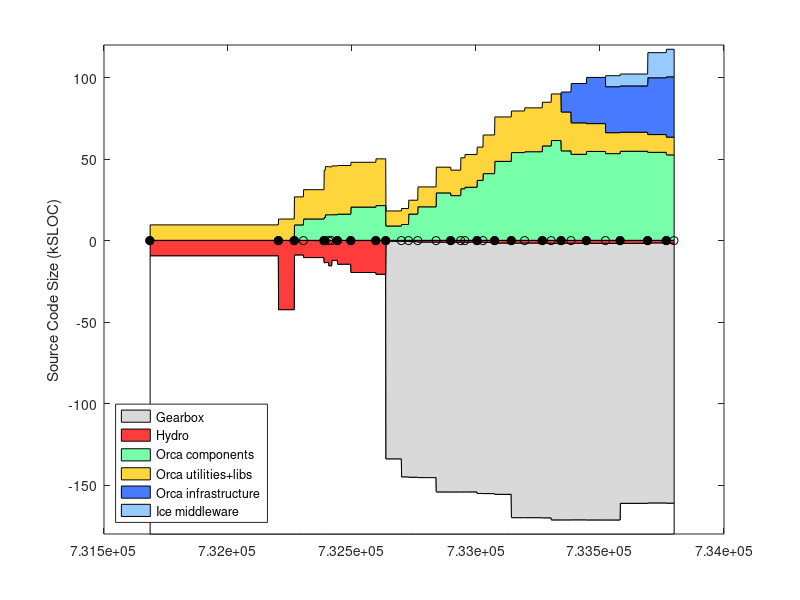

Here is the MATLAB script that generated this plot: (Note: this script raises an error after producing the figure.)
% keep track of orca project size using sloccount
clear all

%%%%%%%%%% DATA %%%%%%%%%%%%%%%%%%%%

% include/* except: include/{Freeze IceSSL IcePatch2}
% src/{Ice Slice IceGrid icecpp IceStorm slice2cpp IceUtil IceBox IceXML}
%  Sice212 = [
%  (7842-1000) + (22093+18419+11499+10568+4392+4200+4252+567+316)
%  ];
%  Sice301 = [
%  (8164-1000) + (23018+19384+19169+10596+4479+4343+4308+622+319)
%  ];
% same as above, but now also add Java:
% src/{IceInternal Ice IceUtil IceBox}
%  Sice310 = [
%  (8810-1200) + (24275+20494+22689+10587+4569+4877+4770+667+319) + (13190+6915+1262+493)
%  ];
%  Sice311 = [
%  (8950-1275) + (24511+20505+22898+10590+4600+4884+4782+683+323) + (13266+6929+1262+504)
%  ];

% it's much easier to count the whole of Ice (we use most of it anyway)
% sloccount include/ src/
% (this does not account for .ice files in [ice]/slice/* but it's a small fraction of total)
% c_count slice/*/*.ice
Sice212 = 133523;
Sice301 = 144513;
Sice310 = 153243;
Sice311 = 154145;
Sice320 = 168475;
Sice321 = 169725;
% sloccount cpp/include/ cpp/src/
Sice330 = 159523;

% indeces
iyy=1;
imm=2;
idd=3;
iver=4;
isub=5;
ibase=6;
icomp=7;
iutil=8;
iad=9;
icrp=10;

% the old way to count lines in *.ice files:
% rename them to *.cpp like this:
% $cd src/interfaces/slice/orca; for file in *; do mv $file `echo $file | sed s/.ice/.cpp/`; done
Sorca = [ ...
% YY    MM  DD  ?   SUB     BASE    COMP   UTILS   A&D  COMMON  VERSION
% 0.8.6: a single distro, divide in halves arbitrarily
2003     4  14  1   0       18930/2 18930/2  0      0   0    % 0.8.6 (last change in doc/ChangeLog
% BASE: orca-base
% COMP: sloccount orca-components/src/components
% UTIL: slocc orca-components/src/util
2004     9  13  1   0       42543   13047   0       0   0   % 0.11.0
2004    11  16  1   0       8963    17208   9441    0   0   % 0.12.0
2004    12  23  0   0       10596   17965   13094   0   0   % 0.12.1
2005     3  16  1   0       13767   28881   14005   0   0   % 0.13.0
2005     3  21  0   0       13620   29524   15665   0   0   % 0.13.1
2005     4   4  0   0       15630   29345   15727   0   0   % 0.13.2
2005     4  16  0   0       12283   29897   15724   0   0   % 0.13.3
2005     5   9  1   0       14639   29838   16056   0   0   % 0.14.0
2005     7   2  1   0       19751   27479   20395   0   0   % 0.15.0
2005    10  11  1   0       20818   28675   21303   0   0   % 1.0.0
% BASE: c_count src/interfaces/slice/orca/*.ice
% COMP: sloccount src/components
% UTIL: sloccount src/utils
2005    11  20  1   Sice212 530    9226         8781        0    0   % 2.0.0-rc1
2006     1  22  0   Sice301 596    9801         9695        0    0   % 2.0.0-rc2
% UTIL-IN-COMP: sloccount components/log* 
% COMP: sloccount components MINUS UTIL-IN-COMP
% UTIL: sloccount utils PLUS UTIL-IN-COMP
2006     2  20  0   Sice301 813    9867-1372    14734+1372  0    0  % 2.0.0-rc3
% UTIL-IN-COMP: sloccount components/orcaview* components/log*
2006     3  29  0   Sice301 1052   14625-2421   18131+2421  0    0  % 2.0.0-rc4
2006     6  11  0   Sice310 1116   19999-4215   24867+4215  0    0  % 2.0.0-rc5  
2006     8   9  1   Sice310 1116   19979-4348   23066+4348  0    0  % 2.0.0
2006     9  18  0   Sice310 1094   19317-329    31304+329   0    0  % 2.0.1
2006    10   5  0   Sice310 1094   20384-329    32255+329   0    0  % 2.0.2
2006    11  23  1   Sice311 1178   21408-1001   35768+1001  0    0  % 2.1.0
% BASE: c_count src/interfaces/slice/orca/*.ice
% COMP: sloccount src/components
% UTIL: sloccount src/utils src/libs
2006    12  17  0   Sice311 1240    23701   40914  0     0 % 2.1.1
2007     2   2  1   Sice311 1671    27238   48446  0     0 % 2.2.0
2007     4  10  1   Sice320 1671    25512   53828  0     0 % 2.3.0
2007     6   3  0   Sice320 1682    26905   54359  0     0 % 2.4.0
2007     8  13  1   Sice320 1772    26795   57918  0     0 % 2.5.0
2007     9  18  0   Sice321 1787    28573   61216  0     0 % 2.6.0
% A&D: Hydro: sloccount src
2007    10  28  1   Sice321 1787    23840   54879  12251  0     % 2.7.0
2007    12   7  0   Sice321 1750    19312   52762  24104  0     % 2.8.0
2008     2   7  1   Sice321 1811    17083   54520  28341  0     % 2.9.0
% COMMON: Gearbox: sloccount src
% YY    MM  DD  ?   SUB     BASE    COMP    UTILS  A&D   COMMON VERSION
2008     4  24  0   Sice321 1825    12851   53186  28196  6750  % 2.10.0 (G 1.0.0)
2008     6  22  1   Sice330 1819    11680   54648  28410  7277  % 2.11.0 (G 1.0.0)
2008    10  11  1   Sice330 1583    10890   53989  34849  15399 % 2.12.0 (G 8,07)
2008    12  25  1   Sice330 1723    10896   52416  36996  16896 % 2.13.0 (G 8,07)
];
Vorca ={'0.8.6', '0.11.0', '0.12.0', '0.12.1', '0.13.0', '0.13.1', '0.13.2', '0.13.3', '0.14.0', '0.15.0', '1.0.0', ...
    '2.0.0-rc1', '2.0.0-rc2', '2.0.0-rc3', '2.0.0-rc4', '2.0.0-rc5', '2.0.0', '2.0.1', '2.0.2', '2.1.0', '2.1.1', ...
    '2.2.0', '2.3.0', '2.4.0', '2.5.0', '2.6.0', '2.7.0', '2.8.0', '2.9.0', '2.10.0', '2.11.0', '2.12.0', '2.13.0' }';

% add a dummy release just for display
Sorca(end+1,:) = Sorca(end,:);
Sorca(end,imm) = Sorca(end,imm)+1;
Sorca(end,iver) = 0;
Vorca{end+1} = 'dummy';

% convert dates
Torca = datenum(Sorca(:,iyy),Sorca(:,imm),Sorca(:,idd));

% 2nd digit releases
i2 = (Sorca(:,iver)==1);
Torca2 = Torca(i2);
Vorca2 = Vorca(i2);

% for comparison, ASN
%  Sasn = 90433;

Sgenom = [
% YY    MM  DD  ? SUB   BASE    COMP    UTIL    VERSION
% SUB : cd pocolibs-2.3; sloccount include src
% BASE: cd genom-2.0; sloccount include src
% COMP: 0
% UTIL: 0 
2007    8   31  1  9786    11368   0   0       % 2.0
];

Splayer = [ 
% YY    MM  DD  ?   SUB     BASE                COMP       UTIL  VERSION
% BASE: (server-drivers)+client_libs
% COMP: drivers + utils
2002    12 04   1  0    (17331-12037)+9188      12037+2685 0    % 1.3.1
2003    7  15   1  0    (30452-24334)+12458     24334+3064 0    % 1.4-rc1
2003    12 07   1  0    (37378-30947)+13110     30947+9633 0    % 1.4-rc2
2004    5  31   1  0    (49225-42643)+13664     42643+3550 0    % 1.5
2004    11 12   1  0    (50758-43190)+13545     43190+4479 0    % 1.6
2005    1  31   0  0    (52069-44517)+13576     44517+4662 0    % 1.6.2
2005    7  28   0  0    (53348-45686)+14300     45686+5188 0    % 1.6.5
% BASE: (libplayercore-./bindings) + client_libs + (libplayertcp-./bindings)
% note: libplayerxdr is autogenerated
% COMP: server + utils
2005    10 25   0  0    (4866-0)+7560+(1391-0)  46474+5725  0   % 2.0pre7
% SUB : 0
% BASE: sloccount libplayercore client_libs libplayertcp 
%           MINUS sloccount libplayercore/bindings/ libplayertcp/bindings
% note: libplayerxdr is autogenerated
% COMP: sloccount server 
% UTIL: sloccount utils PLUS stage/src
% YY    MM  DD  ?   SUB     BASE                COMP       UTIL  VERSION
2006    2  28   1  0    63992-47749-1291        54704       0     % 2.0.0
2006    3  25   1  0    65606-48912-1291        53033       0     % 2.0.1
2006    6   9   1  0    69083-51546-1319        61421       0     % 2.0.2
2006    9  26   1  0    69388-51546-1319        64088       13606       % 2.0.3
2007    5   2   1  0    69602-51686-1359        58396       9589+13606  % 2.0.4
2007   12  13   1  0    34980-2039              74385       11417+15464 % 2.1.0rc1
2008    6  20   1  0    25068-109               85020       12150+15464 % 2.1.0
];
Tplayer = datenum(Splayer(:,1),Splayer(:,2),Splayer(:,3));

Saria = [
% YY    MM  DD  ? SUB   BASE    COMP    UTIL    VERSION
% SUB : 0
% BASE: sloccount ArNetworking/include/ ArNetworking/src/
% COMP: sloccount include src
% UTIL: 0 
2007    2   20  1  0    15854   45965   0       % 2.5.1
];

Scarmen = [
% YY    MM  DD  ?   SUB     BASE    COMP                    UTIL   VERSION
% SUB : cd src; sloccount ipc
% BASE: sloccount carmenpp global java python
% COMP: sloccount src MINUS all other
% UTIL: sloccount logger logtools mapeditor param_daemon robotgui simulator 
2007    8   15  1  24965    12032   107745-24965-12032-19629  19629   % 0.6.7
];

Sorocos = [
% YY    MM  DD  ?   SUB     BASE    COMP                        UTIL   VERSION
% SUB : cd ACE_wrappers; sloccount ace PLUS sloccount TAO/tao/
% BASE: ?
% LIBS: sloccount orocos-bfl-[VERSION]-src/src PLUS sloccount kdl-[VERSION]/kdl
% COMP: sloccount orocos-rtt-[VERSION]/src PLUS cd orocos-ocl-[VERSION]; sloccount hardware motion_control
% UTIL: cd orocos-ocl-[VERSION]; sloccount taskbrowser signals deployment reporting viewer ocl 
2007    8   15  1  160300+237011   0   (7767+12865)+(48971+20068)    5104   % ace-5.5, tao-1.5, rtt-1.2.1, bfl-0.6.1, kdl-0.4, ocl-0.4.1
];

Syarp = [
% YY    MM  DD  ?   SUB  BASE     COMP       UTIL   VERSION
% SUB : 0
% BASE: sloccount libYARP_OS libYARP_OS_compat
% COMP: sloccount yarpdev libYARP_dev libYARP_math libYARP_sig libYARP_sig_compat 
% UTIL: sloccount yarp-imageviewer modules
2007    7   26  1  0     21633   23528    1613   % 2.1.6
];

% YY    MM  DD  ?   SUB  BASE     COMP       UTIL
% SUB : 0
% BASE: 0
% COMP: sloccount . (matlab files will not be counted)
% UTIL: 0
Sopenslam = [
2007    8   16  1   0    0        23719      0
];

%%%%%%%%%% PLOTTING %%%%%%%%%%%%%%%%%%%%

Smax = 180;
d0 = [Torca Torca+1]'; d0=d0(:); d0(1)=[];
d1 = Smax-Sorca(:,isub)-Sorca(:,ibase); d1 = [d1 d1]'; d1=d1(:); d1(end)=[];
d2 = Sorca(:,isub); d2 = [d2 d2]'; d2=d2(:); d2(end)=[];
d3 = Sorca(:,ibase); d3 = [d3 d3]'; d3=d3(:); d3(end)=[];
d4 = Sorca(:,icomp); d4 = [d4 d4]'; d4=d4(:); d4(end)=[];
d5 = Sorca(:,iutil); d5 = [d5 d5]'; d5=d5(:); d5(end)=[];
d6 = Sorca(:,iad); d6 = [d6 d6]'; d6=d6(:); d6(end)=[];
d7 = Sorca(:,icrp); d7 = [d7 d7]'; d7=d7(:); d7(end)=[];

figure(1), clf
ha=area( d0, [d1 d2 d3 d5 d4 d6 d7]/1e3, -Smax ); hold on
plot( Torca, 0*Torca, 'k-o' )
h2=plot( Torca2, 0*Torca2, 'ko' );
set(h2,'markerfacecolor','k')
ylabel('Source Code Size (kSLOC)')

% colors
white = 1*[1 1 1];
gray = .85*[1 1 1];
red = min(255,[255 0 0]+60)/255;
orange = min(255,[255 153 0]+60)/255;
green = min(255,[60 255 109]+60)/255;
dblue = min(255,[51 102 255]+20)/255;
lblue = min(255,[51 102 255]+100)/255;

set(ha(1),'facecolor', white);
set(ha(2),'facecolor', gray);
set(ha(3),'facecolor', red);
set(ha(4),'facecolor', green);
set(ha(5),'facecolor', orange);
set(ha(6),'facecolor', dblue);
set(ha(7),'facecolor', lblue);
ha(1)=[];
legend(fliplr(ha),'Gearbox','Hydro','Orca components','Orca utilities+libs','Orca infrastructure','Ice middleware', 'Location','SouthWest')
%  xlim(datenum([2004;2005],[7;7],[1;1]) )
ylim([-Smax 120])
ax=axis;
%  xlim( [ax(1) datenum([2006 12 31])] )
ax=axis;
% label releases
mark('x', Torca2 )
i2odd = (1:2:length(Torca2));
ht = text(Torca2(i2odd)+5,.04*ax(4)*ones(length(i2odd),1),Vorca2(i2odd));
set(ht,'fontsize',8)
i2even = (2:2:length(Torca2));
ht = text(Torca2(i2even)+5,.08*ax(4)*ones(length(i2even),1),Vorca2(i2even));
set(ht,'fontsize',8)
datetick( 'x', 12 )
hp = plot( Tplayer, -Splayer(:,ibase)/1e3, 'k--o', Tplayer, Splayer(:,icomp)/1e3, 'k--o' );
set(hp, 'color', .5*[1 1 1] )
hpt = text( Tplayer(2), -Splayer(2,ibase)/1e3-8, 'Player infrastructure');
set(hpt, 'color', .5*[1 1 1] )
hpt = text( Tplayer(2), (Splayer(2,icomp)+Splayer(2,iutil))/1e3-5, 'Player "components+utils"');
set(hpt, 'color', .5*[1 1 1] )
%mark('y', Dasn(1,1)/1e3 );
%text( datenum([2003 5 1]), Dasn(1,1)/1e3, 'ASN')
xlabel('Releases')
title('http://orca-robotics.sf.net')

ht=text(datenum(2003,7,1),-Smax+15, '*   generated using David A. Wheeler`s SLOCCount' );
set(ht,'fontsize',8)
ht=text(datenum(2003,7,1),-Smax+5, '** see data in [ORCA]/scripts/matlab/sloccount/slocs.m' );
set(ht,'fontsize',8)

xlim( [ax(1) datenum([2009 3 1])] )
